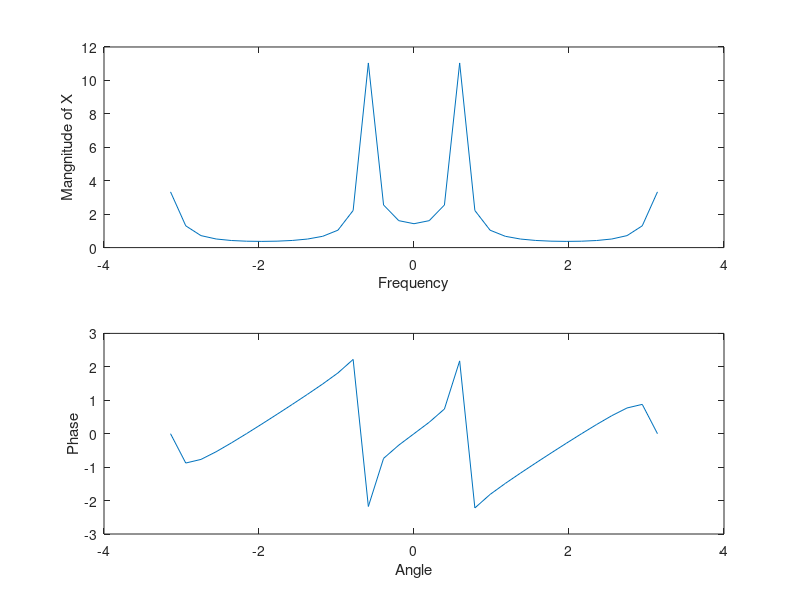

Write MATLAB code to recreate this figure.
%Discrete time fourier transform
% Coefficients of transfer function
b = [1]; %Numerator coefficients
a = [1,-0.8,-0.5,1]; %Denominator coefficients
w = -pi:pi/16:pi;

Xw=freqz(b,a,w);
subplot(2,1,1);
plot(w,abs(Xw));
%Magnitude plot
xlabel('Frequency');
ylabel('Mangnitude of X');

% Frequency plot
subplot(2,1,2)
plot(w,angle(Xw));
xlabel('Angle');
ylabel('Phase');
